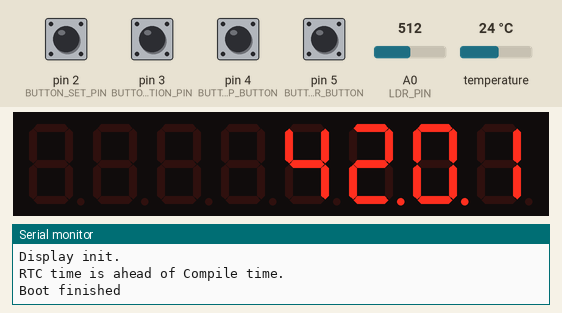
A sketch run on a simulated Arduino Uno, built with avr-gcc and run on an emulated ATmega328P. Shown: 8-digit seven-segment display, the last lines printed to the serial monitor. Inputs (shaded band) come from the test bench; at power-on: pin 2 (BUTTON_SET_PIN), pin 3 (BUTTON_FUNCTION_PIN), pin 4 (BUTTON_TEMP_BUTTON), pin 5 (BUTTON_TIMER_BUTTON) HIGH, A0 (LDR_PIN) = 512, temperature 24 °C. The local clock reads 2024-03-15 10:24:30 at power-on unless the sketch sets it; EEPROM starts erased.

Above: at 1.8 s.
1.9 s: pin 4 (BUTTON_TEMP_BUTTON) pulled LOW for 0.15 s
At 3.8 s:
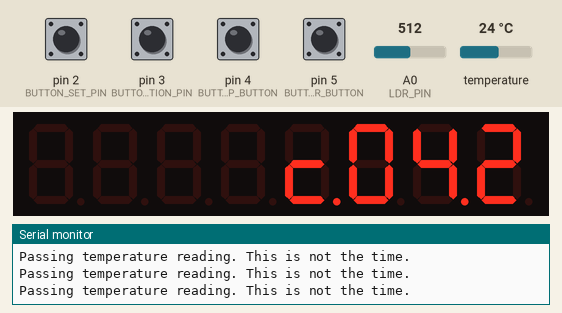
4.1 s: pin 2 (BUTTON_SET_PIN) pulled LOW for 1 s
At 5.2 s:
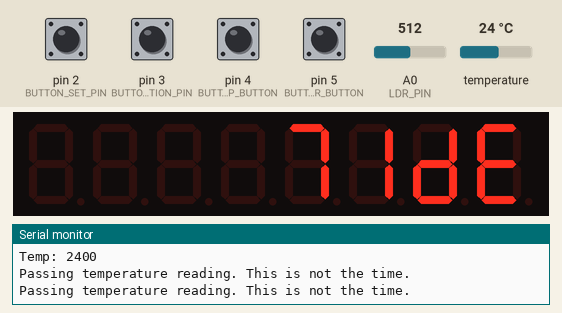
6.6 s: A0 (LDR_PIN) set to 716
8.2 s: pin 3 (BUTTON_FUNCTION_PIN) pulled LOW for 0.15 s
At 9.4 s:
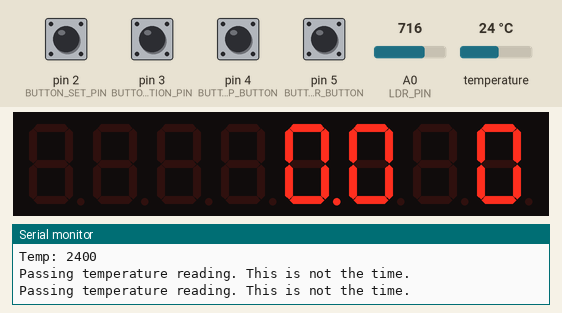
9.8 s: pin 2 (BUTTON_SET_PIN) pulled LOW for 0.15 s
At 10.7 s:
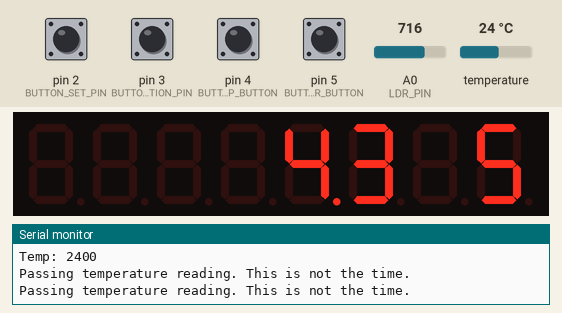
Timing chart, 0 to 12.4 s (numbered marks = the images above; inputs shaded):
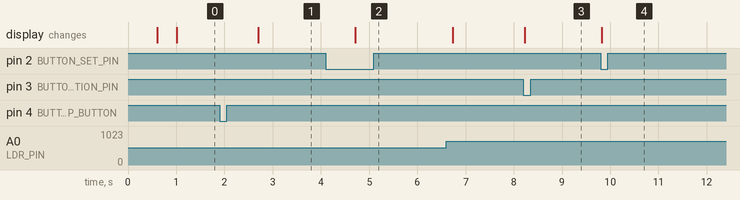

The sketch:

clock.ino
```cpp
#include <LedControl.h>
#include <Wire.h>
#include <RTClib.h>
#include <Bounce2.h>
#include <OneWire.h>
#include <DallasTemperature.h>
#include <EEPROM.h>

/*
* MAX72XX
* Led driver
* pin 12 is connected to the DataIn
* pin 11 is connected to the CLK
* pin 10 is connected to LOAD
* We have only a single MAX72XX.
*/
/*
* DS18B20
* 1 wire tempature Sensor
* pin 6 is conected to te Data
*/
/*
* DS3231
* I2C RTC sensor with accuracy of 1 minute per year
* SDA to SDA
* SCL to SCL
*/
#define CLOCK_VERSION 1

#define NUMBER_OF_DIGITS 4
#define TEMPERATURE_UNIT 'C'
#define TEMP_TIMEOUT 15L // Time out for temperature display
#define DS18B20_ACCURACY 12
#define TEMP_READING_INTERVAL //DS18B20 has a problem when constant transmission might create temp rise on the chip and produce higher than normal value
#define BUTTON_SET_PIN 2 //
#define BUTTON_FUNCTION_PIN 3 // USED FOR ALTERNATE ACTIONS
#define BUTTON_TEMP_BUTTON 4  // WILL BE USED FOR DECREASE
#define BUTTON_TIMER_BUTTON 5 // WILL BE USED FOR INCREASE
#define TEMP_SENSE_PIN 6

#define EEPROM_BRIGHTNESS_ADRESS 0
#define LDR_ENABLE true
#define LDR_PIN A0 //TO ADJUST BRIGHTNESS
#define MAX_BRIGHTNESS 15 //To be used in LDR brightness setting
#define MIN_BRIGHTNESS 1 //To be used in LDR brightness setting
#define DEBOUNCE 25


//Max brightness
int brightness = 15;
char tempChar = TEMPERATURE_UNIT; //Cant provide C or F to the LedConrol from #define properties

/*
* BUTTONS *****************************
*/

Bounce setButton = Bounce();
Bounce functionButton = Bounce();
//ALT USE DECREASE
Bounce tempButton = Bounce();
// ALT USE INCREASE
Bounce timerButton = Bounce();

/*
* TEMPERATURE SET - UP *****************
*/
OneWire oneWire(TEMP_SENSE_PIN);
DallasTemperature tempSensor(&oneWire);

// Led Control object to control MAX72XX device
LedControl lc = LedControl(12, 11, 10, 1);
//rtc access object
RTC_DS3231 rtc;

/*
* ENUMS *******************************
*/
//States of the Main display. Eventually their parse functions will be called to fill displayBuffer
enum DisplayState
{
  TIME,
  TEMP,
  CONFIG,
  TIMER,
};
// States of the timer
enum TimerState
{
  // entry state of the timer.
  STOPPED,
  // pre exit state of the timer.
  PAUSED,
  // run state of the timer.
  RUNNING,
};

/*
* States of configuration to go through
* We are iterating through this enum list. !!!
* Do not alter sorting without sorting relevant arrays
* configurationTag, configurationBuffer, configurationOverflow, hasConfigurationChanged
*/
enum ConfigurationState
{
  SECOND,
  MINUTE,
  HOUR,
  DAY,
  MONTH,
  YEAR,
  BRIGHTNESS,
  END,
  DISABLED,
};

// Button actions to be fed into configuration module
enum ActionType
{
  CONTINUE,
  FUNCTION,
  INCREASE,
  DECREASE,
};

// Active display state
DisplayState displayState = TIME;
// Active timer state
TimerState timerState = STOPPED;
// Active configuration state
ConfigurationState configurationState = DISABLED;

//Buffers for display
char displayBuffer[4];
boolean dotBuffer[4];

// 1/2 Hz blink
boolean blink = false;

// Keeps track of seconds, used for FUNC_ON_MINUTE and reset inside
int second = 0;

// Keeps track of seconds to left on Temp screen
unsigned long timeOut = TEMP_TIMEOUT;
//DS18B20 sensors has a problem when under constant transmission it might heat up.
int tempReadingInterval = 200;
//Time of temp reading.
long previousTempReading = 0L;

// Start of the timer.
DateTime timerStart;

//Configuration Fields
//Tags for config states These should be  from below by LedControl Library
/*
*	'0','1','2','3','4','5','6','7','8','9','0',
*  'A','b','C','d','E','F','H','L','P',
*  '.','-','_',' '
*/
char configurationTag[] = {
    '5', //Second
    'L', //Minute
    'H', //Hour
    'd', //Day
    'A', //Month
    '4', //Year
    '8', //Brightness
};
//Second Minute Hour Day Month Year Brightness
int configurationBuffer[7];
//Overflow values by field
int configurationOverflow[] = {60, 60, 24, 32, 13, 100, 16};
//State change tracker.
boolean hasConfigurationChanged[] = {false, false, false, false, false, false, false};
//State holder between config cycles
boolean originalConfigurationValue = -1;
//7 segment dot value. Left means MSB for decade system
boolean leftDigit = true;

void setup()
{
  Serial.begin(9600);
  delay(500);
  Serial.println("Boot started");
  Serial.print("Clock version");
  Serial.println(CLOCK_VERSION, DEC);

  pinMode(BUTTON_SET_PIN, INPUT_PULLUP);
  setButton.attach(BUTTON_SET_PIN);
  setButton.interval(DEBOUNCE);

  pinMode(BUTTON_FUNCTION_PIN, INPUT_PULLUP);
  functionButton.attach(BUTTON_FUNCTION_PIN);
  functionButton.interval(DEBOUNCE);

  pinMode(BUTTON_TEMP_BUTTON, INPUT_PULLUP);
  tempButton.attach(BUTTON_TEMP_BUTTON);
  tempButton.interval(DEBOUNCE);

  pinMode(BUTTON_TIMER_BUTTON, INPUT_PULLUP);
  timerButton.attach(BUTTON_TIMER_BUTTON);
  timerButton.interval(DEBOUNCE);

  if( LDR_ENABLE){
    pinMode(LDR_PIN, INPUT);
  }

  tempSensor.setResolution(DS18B20_ACCURACY);

  Serial.println("Buttons are wired up.");

  /*
  * DISPLAY *************************************
  */
  //Chip is disabled at boot need to enable
  lc.shutdown(0, false);
  if(LDR_ENABLE){
    brightness = EEPROM.read(EEPROM_BRIGHTNESS_ADRESS);
    Serial.print("Brightness from EEPROM is:");
    Serial.println(brightness);
    //First Time boot
    if(brightness == 255){
      Serial.println("First boot.");
      brightness = 8;
      EEPROM.write(EEPROM_BRIGHTNESS_ADRESS, 8);
    }
  }
    else{
    brightness = 4;
    }
    lc.setIntensity(0, brightness);
  lc.clearDisplay(0);
  Serial.println("Display init.");

  /*
  * RTC *****************************************
  */

  while (!rtc.begin())
  {
    Serial.println("There is no RTC chip detected. Try reconnecting in 1000ms");
    delay(1000);
  }


  DateTime rtcTime = rtc.now();
  DateTime compileTime = DateTime(F(__DATE__), F(__TIME__));

  //This is hardly true.
  //RTC fell behind and bringing it to compile time which is mosly outdated.
  //Maybe useful for brand new chips
  if (compileTime.unixtime() > rtcTime.unixtime())
  {
    Serial.println("RTC time is out of date pulling it to the Compile time");
    rtc.adjust(DateTime(F(__DATE__), F(__TIME__)));
  }
  else
  {
    Serial.println("RTC time is ahead of Compile time.");
  }

  //To sychorinze minute operations with clock chip
  //We can use minute operations. - not used - sychorinzed with RTC clock
  second = rtc.now().second();
  Serial.println("Boot finished");
}

long preMillis = 0;
void loop()
{
  //This loop is taking 2-3 ms on 328p at 5V with 16Mhz clock speed while working 10_milli second and minute operation.
  //Need to lean it up but dont need it really buttons are not missed, display state changes are rapid etc.
  readButtons();
  FUNC_ON_10_MILLI();
  long p = millis();
  if (p - preMillis >= 1000L)
  {
    preMillis = millis();
    FUNC_ON_SECOND();
  }
  delay(1);
}

// General display update
void FUNC_ON_10_MILLI()
{
  updateDisplay();
  printDisplay();
}

void FUNC_ON_SECOND()
{
  blinkTimeDot();
  second++;
  if (second >= 60)
  {
    FUNC_ON_MINUTE();
  }
  if(LDR_ENABLE){
    updateDisplayBrightness();
  }
}

void FUNC_ON_MINUTE()
{
 second = rtc.now().second(); //We are using internal clock to roughly estimate minute operations but they may be off -not much- we are syncing it here
}

void updateDisplayBrightness(){
  int value = map(analogRead(LDR_PIN), 0, 1023, MAX_BRIGHTNESS, MIN_BRIGHTNESS);
  if(value != brightness){
    brightness = value;
    lc.setIntensity(0, brightness);
  }
}

void readButtons()
{
  setButton.update();

  if (setButton.fell())
  {
    writeSet(ActionType::CONTINUE);
  }

  functionButton.update();

  if (functionButton.fell())
  {
    if (displayState == DisplayState::CONFIG)
    {
      writeSet(ActionType::FUNCTION);
    }
  }

  timerButton.update();

  if (timerButton.fell())
  {
    //First press
    //Enter the TIMER state
    if (displayState == DisplayState::TIME)
    {
      displayState = DisplayState::TIMER;
      timerState = TimerState::STOPPED;
    }
    //Second press on TIMER Button, Timer Start
    else if (displayState == DisplayState::TIMER)
    {
      if (timerState == TimerState::STOPPED)
      {
        timerState = TimerState::RUNNING;
        timerStart = rtc.now();
      }
      else if (timerState == TimerState::RUNNING)
      {
        timerState = TimerState::PAUSED;
      }
      else
      {
        displayState = DisplayState::TIME;
      }
    }
    // First press
    // Inside Config state
    else if (displayState == DisplayState::CONFIG)
    {
      writeSet(ActionType::INCREASE);
    }
  }

  tempButton.update();

  if (tempButton.fell())
  {
    if (displayState == DisplayState::CONFIG)
    {
      writeSet(ActionType::DECREASE);
    }
    else
    {
      displayState = DisplayState::TEMP;
      previousTempReading = 0L;
      timeOut = millis() + 1000 * 15L; //plus 15 seconds
    }
  }
}

void updateDisplay()
{
  switch (displayState)
  {
  case DisplayState::TIME:
    writeTime();
    break;
  case DisplayState::TEMP:
    parseTemp();
    writeTemp();
    break;
  case DisplayState::TIMER:
    writeTimer();
    break;
  }
}

void writeTime()
{
  parseTime();
  dotBuffer[1] = blink;
  dotBuffer[2] = blink;
}

void writeTimer()
{
  parseTimer();
}

void writeTemp()
{
  if (timeOut < millis())
  {
    timeOut = 0L;
    displayState = TIME;
  }
}

void writeSet(ActionType type)
{

  if (type == ActionType::CONTINUE)
  {
    //First entry
    if (configurationState == ConfigurationState::DISABLED)
    {
      clearDisplayBuffer();
      DateTime time = rtc.now();
      configurationBuffer[0] = time.second();
      configurationBuffer[1] = time.minute();
      configurationBuffer[2] = time.hour();
      configurationBuffer[3] = time.day();
      configurationBuffer[4] = time.month();
      configurationBuffer[5] = time.year() % 1000;
      configurationBuffer[6] = brightness;
      configurationState = ConfigurationState(-1);
      displayState = DisplayState::CONFIG;
      displayBuffer[0] = 'e';
      displayBuffer[1] = 'd';
      displayBuffer[2] = '1';
      displayBuffer[3] = '7';
      return;
    }
    if (type == ActionType::CONTINUE)
    {
      if (originalConfigurationValue != -1 && originalConfigurationValue != configurationBuffer[configurationState])
      {
        hasConfigurationChanged[configurationState] = true;
      }
      configurationState = ConfigurationState(configurationState + 1);
      originalConfigurationValue = configurationBuffer[configurationState];
    }
    if (configurationState == ConfigurationState::END)
    {

      configurationState = ConfigurationState::DISABLED;
      displayState = DisplayState::TIME;
      brightness = configurationBuffer[6];
      if(!LDR_ENABLE){
        lc.setIntensity(0, brightness);
        EEPROM.update(EEPROM_BRIGHTNESS_ADRESS, brightness);
      }
      clearDisplayBuffer();
      DateTime endPoint = rtc.now();

      //We are starting set mode with a fixed time if we use that and transfer it to the clock, it will be always behind
      //To fix this, we are taking a new time and create a complex structure between to where user edited settings.
      DateTime complex = DateTime(
          hasConfigurationChanged[5] ? (configurationBuffer[5] + 2000) : endPoint.year(),
          hasConfigurationChanged[4] ? configurationBuffer[4] : endPoint.month(),
          hasConfigurationChanged[3] ? configurationBuffer[3] : endPoint.day(),
          hasConfigurationChanged[2] ? configurationBuffer[2] : endPoint.hour(),
          hasConfigurationChanged[1] ? configurationBuffer[1] : endPoint.minute(),
          hasConfigurationChanged[0] ? configurationBuffer[0] : endPoint.second());
      rtc.adjust(complex);
      originalConfigurationValue = -1;
      for (int i = 0; i < 7; i++)
      {
        hasConfigurationChanged[i] = false;
      }
      return;
    }
  }

  if (type == ActionType::FUNCTION)
  {
    leftDigit = !leftDigit;
  }
  else if (type == ActionType::INCREASE)
  {
    int newValue = configurationBuffer[configurationState];
    newValue += leftDigit == true ? 10 : 1;
    newValue = newValue % configurationOverflow[configurationState];
    configurationBuffer[configurationState] = newValue;
  }
  else if (type == ActionType::DECREASE)
  {
    int newValue = configurationBuffer[configurationState];
    newValue -= leftDigit == true ? 10 : 1;
    newValue += configurationOverflow[configurationState];
    newValue = newValue % configurationOverflow[configurationState];
    configurationBuffer[configurationState] = newValue;
  }

  displayBuffer[0] = configurationTag[configurationState];
  displayBuffer[1] = ' ';
  displayBuffer[2] = configurationBuffer[configurationState] / 10;
  displayBuffer[3] = configurationBuffer[configurationState] % 10;

  dotBuffer[2] = leftDigit;
  dotBuffer[3] = !leftDigit;
}

void printDisplay()
{
  //Dont need to clear display we are writing everything
  lc.setChar(0, 0, displayBuffer[0], dotBuffer[0]);
  lc.setChar(0, 1, displayBuffer[1], dotBuffer[1]);
  lc.setChar(0, 2, displayBuffer[2], dotBuffer[2]);
  lc.setChar(0, 3, displayBuffer[3], dotBuffer[3]);
}

void blinkTimeDot()
{
  blink = !blink;
}

//Parses and feeds the time into display buffer
void parseTime()
{
  clearDisplayBuffer();
  DateTime now = rtc.now();
  displayBuffer[0] = ((now.hour()) / 10);
  displayBuffer[1] = ((now.hour()) % 10);
  displayBuffer[2] = ((now.minute()) / 10);
  displayBuffer[3] = ((now.minute()) % 10);
  dotBuffer[1] = blink;
  dotBuffer[2] = blink;
}

//Parses temp and feeds into displayBuffer and manages conversion of units
void parseTemp()
{
  //wait until ne
  if(millis() - previousTempReading < tempReadingInterval){
    Serial.println("Passing temperature reading. This is not the time.");
    return;
  }
  //We cant just request and receive the temperature reading. It takes time on DS18B20 devices.
  if(!tempSensor.isConversionComplete()){
    return;
  }

  float t;
  if (TEMPERATURE_UNIT == 'C')
  {
    t = tempSensor.getTempCByIndex(0);
  }
  else
  {
    t = tempSensor.getTempFByIndex(0);
  }
  //Temperature is float but it is no bueno to parse
  //Multiplying because I want 2 significant bits to survive int conversion.
  //19.15 turn to 1915 and we can use regular int operations to parse it
  int temp = (int)(t * 100);

  //We received temp reading. Request a new one to display
  tempSensor.requestTemperaturesByIndex(0);

  clearDisplayBuffer();
  Serial.print("Temp: ");
  Serial.println(temp, DEC);
  displayBuffer[0] = temp / 1000;
  temp = temp % 1000;
  displayBuffer[1] = temp / 100;
  temp = temp % 100;
  displayBuffer[2] = temp / 10;
  displayBuffer[3] = tempChar;
  dotBuffer[1] = true;
  dotBuffer[3] = true;

  previousTempReading = millis();
}

//Calculates timer span and parses into displayBuffer
void parseTimer()
{

  TimeSpan span = rtc.now() - timerStart;
  if (timerState == TimerState::STOPPED)
  {
    clearDisplayBuffer();
    displayBuffer[0] = 0;
    displayBuffer[1] = 0;
    displayBuffer[2] = 0;
    displayBuffer[3] = 0;
    return;
  }
  if (timerState == TimerState::RUNNING)
  {
    clearDisplayBuffer();
    if (span.hours() == 0)
    {
      displayBuffer[0] = span.minutes() / 10;
      displayBuffer[1] = span.minutes() % 10;
      displayBuffer[2] = span.seconds() / 10;
      displayBuffer[3] = span.seconds() % 10;
    }
    else
    {
      displayBuffer[0] = span.hours() / 10;
      displayBuffer[1] = span.hours() % 10;
      displayBuffer[2] = span.minutes() / 10;
      displayBuffer[3] = span.minutes() % 10;
    }
  }
  dotBuffer[1] = timerState == TimerState::RUNNING && blink;
}

boolean beat = false;
void heartbeat()
{
  digitalWrite(LED_BUILTIN, beat ? HIGH : LOW);
  beat = !beat;
}

//Clears displayBuffer before new data enters
void clearDisplayBuffer()
{
  displayBuffer[0] = 0;
  displayBuffer[1] = 0;
  displayBuffer[2] = 0;
  displayBuffer[3] = 0;
  dotBuffer[0] = false;
  dotBuffer[1] = false;
  dotBuffer[2] = false;
  dotBuffer[3] = false;
}
```

Measured:
- after the input at 1.9 s, the display: changes after 0.80 s (image 1)
- after the input at 4.1 s, the display: changes after 0.62 s (image 2)
- after the input at 8.2 s, the display: changes at once (image 3)
- after the input at 9.8 s, the display: changes at once (image 4)
